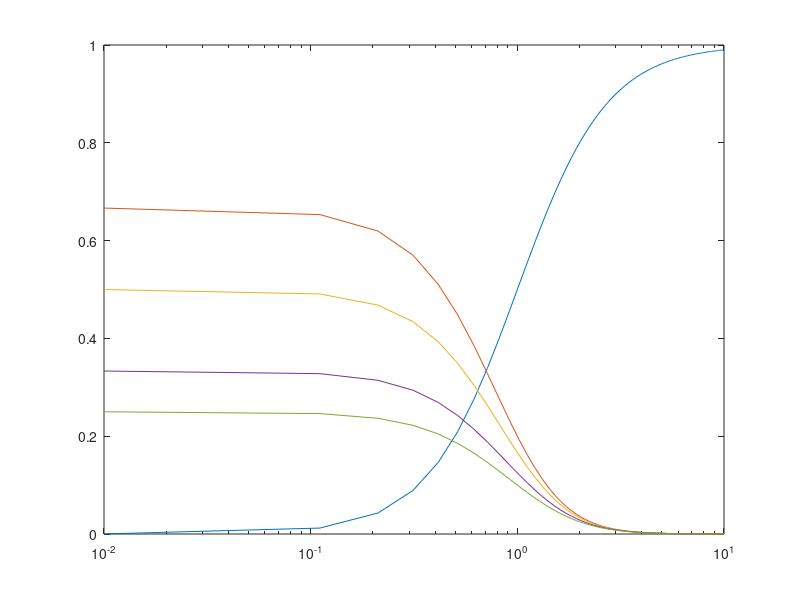

Reproduce this figure in MATLAB.
function fig48

a = linspace(1e-2,1e1,100);

TeoverTi = [0.5 1 2 3];
Fi = zeros(100,4);
for i=1:4,
	Fi(:,i) = 1./(1+a.^2)./(1+a.^2+TeoverTi(i));
end
Fe = a.^2./(1+a.^2);

semilogx(a,Fe, a, Fi);
